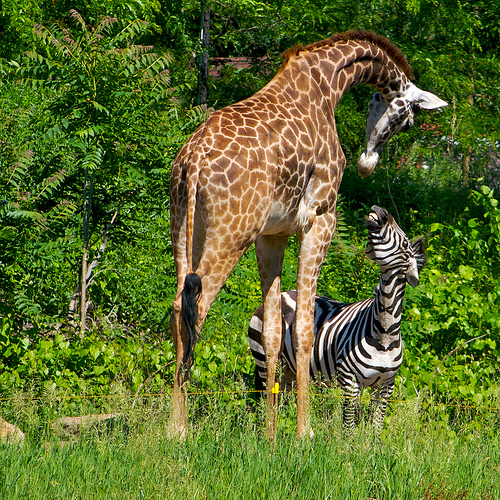
//> input picture darknet_track/data/giraffe.jpg, 500 x 500 px, given in place of 1080p_WALSH_ST_036_480p.mp4, which was not available
$ ./sca5   (built with g++ and OpenCV 4, the #if around main switched on)
//> lines starting //> are read from the running program, lines starting //| are printed output that depends on the picture; after the words box and inside, x2 and y2 are one past the last pixel; in counts of white or black regions, pixels touching at a corner belong together; pictures that were not available may be replaced by others from this repository, and a replacement may not be noted
### objtracker/sca5.h
#include <opencv2/opencv.hpp>
#define VERBOSE
#include "debug.h"
#define MAX_EMPTY_GRIDS (20)
#define GRID_WIDTH (100)

using namespace cv;
typedef struct
{
    int nHG;
    int nWG;
    int** ppGridM;
    int nStepSize;
}tGrid;
int sca5(Mat src, Mat frame, tGrid* pGrid);

// [75 lines left out: functions freeGrid, getMotionLevel, getWindowSize, not called in this run]

### objtracker/sca5.cpp
 /** ===========================================================================
 * @file sca5.c
 *
 * @brief   The 5 step scene change analysis algorithm
 *
 * ============================================================================
 *
 * Copyright © Lab 276 (Professor Kaikai Liu), 2017-18
 *
 * ============================================================================
 *
 * @author : Unnikrishnan
 *
 * ============================================================================
 */

#include <opencv2/opencv.hpp>
#include <iostream>
#include <cv.h>
#include <highgui.h>
using namespace std;
#include <iostream>
#include "opencv2/opencv.hpp"
#include <opencv2/flann.hpp>
#include "sca5.h"
//#include <windows.h>
using namespace std;
using namespace cv;

#define printf(...)

RNG rng(12345);

#define STEP_234
#define STEP_5
#define DRAW_GRIDS

#define SKIP_COUNT 10
//#define STEP_5_PRINT_MATRIX_MATH

#ifndef STEP_234
#if SKIP_COUNT == 0
#define DUMP_OP_PATH "/step1/continuous/"
#elif SKIP_COUNT == 10
#define DUMP_OP_PATH "/step1/skip10/"
#elif SKIP_COUNT == 20
#define DUMP_OP_PATH "/step1/skip20/"
#elif SKIP_COUNT == 29
#define DUMP_OP_PATH "/step1/skip29/"
#endif
#endif

#if defined(STEP_234) && !defined(STEP_5)
#if SKIP_COUNT == 0
#define DUMP_OP_PATH "/step234/continuous/"
#elif SKIP_COUNT == 10
#define DUMP_OP_PATH "/step234/skip10/"
#elif SKIP_COUNT == 20
#define DUMP_OP_PATH "/step234/skip20/"
#elif SKIP_COUNT == 29
#define DUMP_OP_PATH "/step234/skip29/"
#endif
#endif

#if defined(STEP_5)
#if SKIP_COUNT == 0
#define DUMP_OP_PATH "/step5/continuous/"
#elif SKIP_COUNT == 10
#define DUMP_OP_PATH "/step5/skip10/"
#elif SKIP_COUNT == 20
#define DUMP_OP_PATH "/step5/skip20/"
#elif SKIP_COUNT == 29
#define DUMP_OP_PATH "/step5/skip29/"
#endif
#endif


//#define DUMP_OP_IMAGE

// [90 lines left out: functions findIfThereIsARectInVicinity, centerOfRect, not called in this run]

#if 0
int main(int argc, char* argv[])
{
    Mat nave, nave1, src, frame, b;
    int first = 1;
    //String path="/Users/gotham/personal/vid_samples/PrincessAnneEB\@Lynnhaven-2014-06-04-07h10m20s-udp___239_211_20_101_3000.ts";
    String path;
    if(argc > 1)
        path=String(argv[1]);
    else
        path="/Users/gotham/work/aic/PPT/1080p_WALSH_ST_036_480p.mp4";
    VideoCapture cap(path);
    //if(cap.empty())
    {
    //cout<<"error in frame get";
    }
    namedWindow("cam_feed");
    namedWindow("sca5_sjsu");
    int c = 0;
    /** Abs diff between two frames - the level of motion per pixel
     * We use Canny edge detector on the difference frame to visualize per-object movement between two frames
     * We use border following technique discussed in \cite{suzuki85} to obtain the contours of detected edges
     * Then, we represent the moving objects by collecting the contours using Douglas-Peucker approximation algorithm
     * as a rectangle
     * Such rectangles are a direct representation of motion information
     * We are trying to deduce a quantitative motion density in the 2-D pixel space using rectangels.
     * This helps us in effectively understanding which-objects moved how-much.

     * */
    int img_pairs_processed = 0;
    for(;;) {
        char file_name[1024];
        cap >> src;
//> src is the input picture: 500 rows x 500 cols, CV_8UC3; mean B, G, R 42.3, 107.9, 91.8
        for(int i = 0; i < SKIP_COUNT; i++)
        {
            Mat skip;
            printf("skipping\n");
            cap >> skip;
        }
        cv::Rect roi(0, 0, cap.get(CV_CAP_PROP_FRAME_WIDTH), cap.get(CV_CAP_PROP_FRAME_HEIGHT));
        nave=src(roi);
        //sleep(100);
        cap>>frame;
        cv::Rect roi1(0, 0, cap.get(CV_CAP_PROP_FRAME_WIDTH), cap.get(CV_CAP_PROP_FRAME_HEIGHT));
        //cv::Rect roi1(222, 120, 250, 323);
        nave1=frame(roi1);
        int c=cap.get(CV_CAP_PROP_FPS);
        cout<<c;
        absdiff(nave,nave1,b);
//> b: 500 rows x 500 cols, CV_8UC3; every value is 0
        // [6 lines of commented-out code are left out]
        cout<<"B ...",b;
//| B ...
        #ifdef STEP_234
        /** step 2, 3, 4 */
        int na;
        unsigned char* pData = b.data;
        printf("type=%d %d\n", b.type(), CV_8UC3);
        Mat canny_output;
        vector<vector<Point> > contours;
        vector<Vec4i> hierarchy;
        int thresh = 100;
        int max_thresh = 255;

        Canny(b, canny_output, thresh, thresh * 2, 3);
//> canny_output: 500 rows x 500 cols, CV_8UC1; every value is 0

        findContours(canny_output, contours, hierarchy, CV_RETR_TREE, CV_CHAIN_APPROX_SIMPLE, Point(0, 0) );
//> contours = 0 contours
        vector<vector<Point> > contours_poly( contours.size() );
//> contours_poly = 0 contours
        vector<Rect> boundRect( contours.size() );

        for( int i = 0; i< contours.size(); i++ )
        {
            Scalar color = Scalar( rng.uniform(0, 255), rng.uniform(0,255), rng.uniform(0,255) );
            approxPolyDP( Mat(contours[i]), contours_poly[i], 3, true );
            boundRect[i] = boundingRect( Mat(contours_poly[i]) );
            rectangle(b, boundRect[i].tl(), boundRect[i].br(), color, 2, 8, 0);
        }
//> this loop made 0 passes
        #endif

        #ifdef STEP_5
        int nH = b.size().height;
//> nH = 500
        int nW = b.size().width;
//> nW = 500
        int nStepSize = nW / 100;
//> nStepSize = 5
        int nWG = nW / nStepSize + 1;
//> nWG = 101
        int nHG = nH / nStepSize + 1;
//> nHG = 101
        printf("nStepSize=%d %dX%d nWG=%d nHG=%d\n", nStepSize, nW, nH, nWG, nHG);
        /** logical grids */
        /** We have nW/nStepSize X nH/nStepSize grids;
         * */
        int** ppGridM = (int**)calloc(1, nHG * sizeof(int*));
        for(int i = 0; i < nHG; i++)
            ppGridM[i] = (int*)calloc(1, nWG * sizeof(int));

        for(int i = 0; i < boundRect.size(); i++)
        {
            Point p[4];
            p[0] = Point(boundRect[i].x, boundRect[i].y); //TL
            p[1] = Point(boundRect[i].br().x, boundRect[i].br().y); //BR
            p[2] = Point(boundRect[i].x + boundRect[i].width, boundRect[i].y); //TR
            p[3] = Point(boundRect[i].x, boundRect[i].y + boundRect[i].height); //BR

            printf("(%d, %d) (%d, %d) (%d, %d) (%d, %d)\n",
                boundRect[i].x, boundRect[i].y,
                boundRect[i].br().x, boundRect[i].br().y,
                boundRect[i].x + boundRect[i].width, boundRect[i].y,
                boundRect[i].x, boundRect[i].y + boundRect[i].height
                );
            for(int j = 0; j < 4; j++)
            {
                printf("[%d, %d]\n", p[j].x / nStepSize, p[j].y / nStepSize);
                /** grid's row is calculated from its vertical coord
                 * column num is calculated from its horiz coord */
                ppGridM[(p[j].y / nStepSize)][(p[j].x / nStepSize)]++;
            }
            /** also from TL -> TR, for every point, populate corresponding grid
             * and grids vertically below till bottom
             * */
            for(int x1 = ((p[0].x / nStepSize) * nStepSize) + nStepSize; x1 < p[2].x; x1 += nStepSize) //shall not include TL and TR points itself
            {
                printf("sub x\n");
                ppGridM[(p[0].y / nStepSize)][(x1 / nStepSize)]++;
                /** vertically down till bottom */
                for(int y1 = ((p[0].y / nStepSize) * nStepSize) + nStepSize; y1 < p[3].y; y1 += nStepSize)
                {
                    printf("sub y\n");
                    ppGridM[y1/nStepSize][x1/nStepSize]++;
                }
            }
        }

        printf("draw grids\n");

        #ifdef DRAW_GRIDS
        /** draw grids */
        /** verticals */
        for(int i = 0; i < nW; i += nStepSize)
            line(b, Point(i, 0), Point(i, nH), Scalar(0, 255, 255));
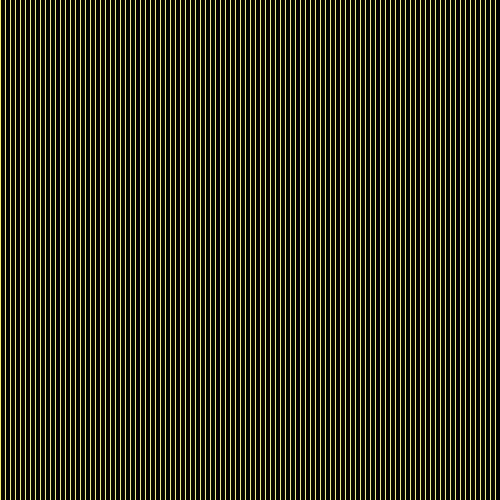
//> b: 500 rows x 500 cols, CV_8UC3; mean B, G, R 0, 51, 51
        /** horizontals */
        for(int i = 0; i < nH; i += nStepSize)
            line(b, Point(0, i), Point(nW, i), Scalar(0, 255, 255));
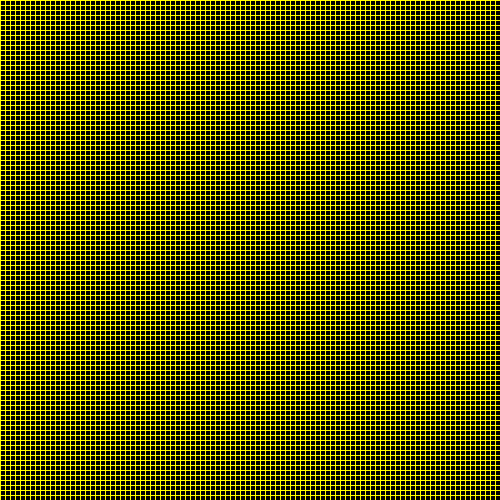
//> b: 500 rows x 500 cols, CV_8UC3; 16% of pixels changed, all inside (x1, y1, x2, y2) = (1, 0, 500, 496)
        #endif

        /** draw grid cross if theres movement in grid */
        for(int i = 0; i < nHG; i++)
        {
            for(int j = 0; j < nWG; j++)
            {
                if(ppGridM[i][j])
                {
                    //line(b, Point(j*nStepSize, i*nStepSize), Point(j*nStepSize + nStepSize, i*nStepSize + nStepSize), Scalar(0, 255, 255));
                    char text[10];
                    snprintf(text, 10, "%2d", ppGridM[i][j]);
                    //circle(b, Point(j*nStepSize, i*nStepSize), 3, Scalar(0,255,0), -1, 8);
                    putText(b, text, Point(j*nStepSize, i*nStepSize + nStepSize/2), FONT_HERSHEY_PLAIN, 0.5, Scalar(255,255,255));
                }
            }
        }
        #endif

        #if 0
        vector<Rect> clusteredRects;
        vector<int> labels;
        int euc_dist = 50;
        int n_labels = partition(boundRect, labels, [euc_dist](const Rect& lhs, const Rect& rhs){
                int euc_dist2 = euc_dist * euc_dist;
                Point a = centerOfRect(lhs);
                Point b = centerOfRect(rhs);
                if((b.x - a.x)*(b.x - a.x) + (b.y - a.y)*(b.y - a.y) < euc_dist2)
                    return true;
                else
                    return false;
            });
        int idxToRem = -1;
        for(int i = 0; i < boundRect.size(); i++)
        {
            /**  */
        }
        #endif

        #if 1
        /** cluster the rectangles:
         * 1) divide the Mat into small grids;
         * say 3 X 3
         * 2) */


        #if 0
        vector<Rect> clusteredRects;
        for(int i = 0; i < b.rows; i++)
        {
            int endIMax = i+1;
            for(int j = 0; j < b.cols; j+=3)
            {
                unsigned char b1 = pData[i * b.step + j];
                unsigned char g1 = pData[i * b.step + j + 1];
                unsigned char r1 = pData[i * b.step + j + 2];
                /** collect consecutive grids with our color */
                {
                    Point tl, tr, bl, br;
                    int startI = 0, startJ=0, endI=0, endJ=0;
                    bool iDone = false, jDone = false;
                    printf("going in for j = %d\n", j);
                    while(findIfThereIsARectInVicinity(pData, i, j, b, MAX_EMPTY_GRIDS * GRID_WIDTH, startI, startJ, endI, endJ, color, iDone, jDone))
                    {
                        /** add rect! into list */
                        //clusteredRects.push_back(Rect(startJ, startI, (endJ - startJ), endI - startI));
                        //clusteredRects.push_back(Rect(startI, startJ/3, (endJ - startJ)/3, (endI - startI)));
                        clusteredRects.push_back(Rect(startJ/3, startI, (endI - startI), (endJ - startJ)/3));
                        j = endJ;
                        if(endI > endIMax || endIMax == 0)
                            endIMax = endI;
                    }
                    if(jDone)
                        j = b.cols;
                }
            }
            i = endIMax;
        }

        color = Scalar( rng.uniform(0, 255), rng.uniform(0,255), rng.uniform(0,255) );
        for( int i = 0; i< clusteredRects.size(); i++ )
        {
            rectangle(b, clusteredRects[i].tl(), clusteredRects[i].br(), color, 2, 8, 0);
        }
        #endif
        #endif
        imshow("cam_feed", src);
        imshow("sca5_sjsu", b);
        if(cv::waitKey(30) >= 0) break;
//> the Esc key is pressed

        img_pairs_processed++;
        #ifdef DUMP_OP_IMAGE
        vector<int> compression_params;
        compression_params.push_back(CV_IMWRITE_PNG_COMPRESSION);
        compression_params.push_back(9);
        snprintf(file_name, 1024, "mkdir -p output/" DUMP_OP_PATH);
        system(file_name);
        snprintf(file_name, 1024, "output/" DUMP_OP_PATH "output-%04d.png", img_pairs_processed);
        bool ret = imwrite(file_name, b, compression_params);
        printf("ret=%d\n", ret);
        if(img_pairs_processed == 2)
            break;
        #endif

        #ifdef STEP_5_PRINT_MATRIX_MATH
        printf("sheet:\n");
        for(int i = 0; i < nHG; i++)
        {
            for(int j = 0; j < nWG; j++)
            {
                printf("%02d ", ppGridM[i][j]);
            }
            printf("\n");
        }
        #endif


    }
   return 0;
}
#endif

// [241 lines left out: function sca5, not called in this run]

$ run again, on darknet_track/data/horses.jpg
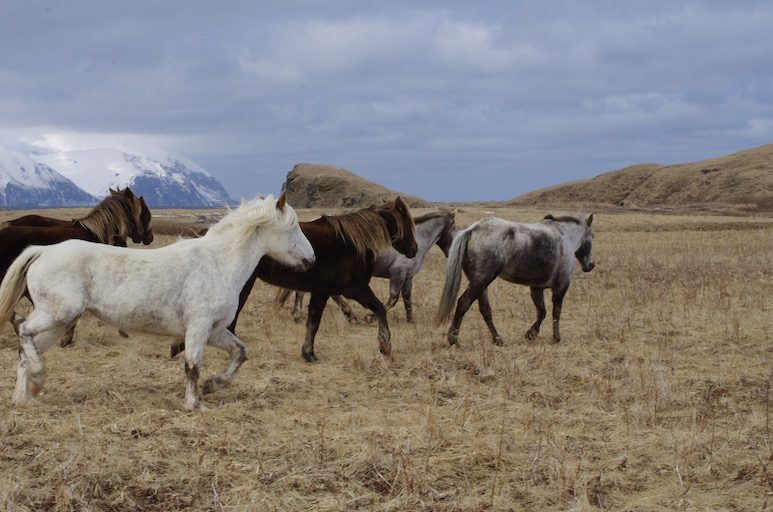
//> input picture darknet_track/data/horses.jpg, 773 x 512 px, given in place of 1080p_WALSH_ST_036_480p.mp4, which was not available
//> src is the input picture: 512 rows x 773 cols, CV_8UC3; mean B, G, R 125.2, 128.2, 133.3
//| B ...
//> canny_output: 512 rows x 773 cols, CV_8UC1; every value is 0
//> contours = 0 contours
//> after the loop `for(int i = 0; i < nW; i += nStepSize)`:
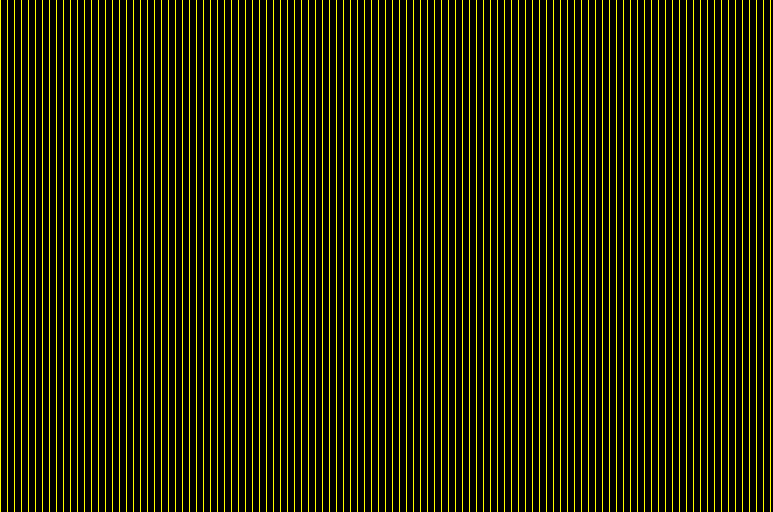
//> b: 512 rows x 773 cols, CV_8UC3; mean B, G, R 0, 36.6, 36.6
//> after the loop `for(int i = 0; i < nH; i += nStepSize)`:
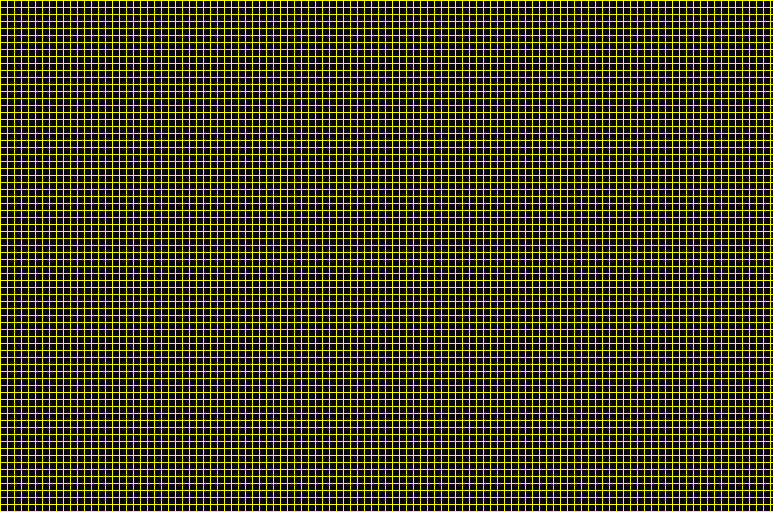
//> b: 512 rows x 773 cols, CV_8UC3; 12.38% of pixels changed, all inside (x1, y1, x2, y2) = (1, 0, 773, 512)
